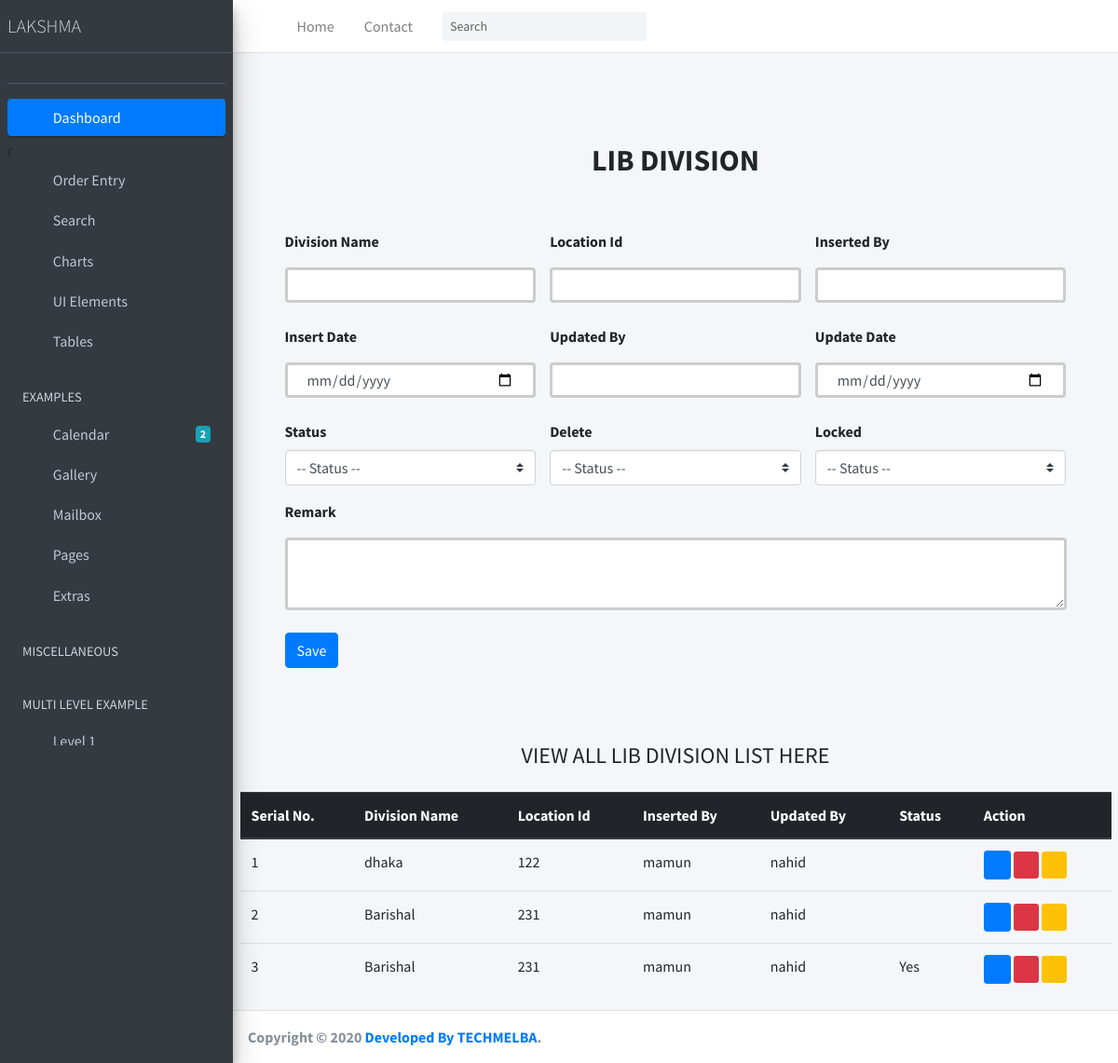
The app's page /lib_division/ with its own data.
### Lakshma_ERP_App/models.py (models this page shows, shortened)
class LibDivision(models.Model):
    STATUS = (
        ('Yes', 'Yes'),
        ('No', 'No'),
    )
    division_name = models.CharField(max_length=200, null=True)
    location_id = models.CharField(max_length=20, default=0)
    remark = models.TextField(null=True)
    inserted_by = models.CharField(max_length=120, null=True)
    insert_date = models.DateTimeField(default=now)
    updated_by = models.CharField(max_length=120, null=True)
    update_date = models.DateTimeField(default=now)
    status_active = models.CharField(max_length=20, choices=STATUS, default=0, null=True)
    is_deleted = models.CharField(max_length=20, choices=STATUS, default=0, null=True)
    is_locked = models.CharField(max_length=20, choices=STATUS, default=0, null=True)

### Lakshma_ERP_App/views.py (the view, shortened to what this page needs)
# urls.py: path('lib_division/', LibDivisionInfo.as_view(), name='LibDivisionInfo'),
class LibDivisionInfo(View):
    def get(self, request):
        division = LibDivision.objects.all()
        context = {
            'division': division
        }
        return render(request, 'Order_Entry/lib_division.html', context)

### templates/Order_Entry/lib_division.html (shortened to what this page needs)
{% extends 'index.html' %}
{% block body %}
<div class="container p-5 bg-color">
    <div class="py-5 text-center">
      <h2 class="text-uppercase font-weight-bold">LIB DIVISION</h2>
    </div>
    <div class="col-md-12 order-md-1 mb-2">
      <form class="needs-validation " method="post" action="" enctype="multipart/form-data">
        <div class="row justify-content-center">
           <div class="col-md-4 mb-3">
            <label for="division_name   ">Division Name</label>
            <input
            name="division_name   "
              type="text"
              class="form-control"
              id="division_name   "
              placeholder=""
              value=""
              required=""
            />
          </div>
           <div class="col-md-4 mb-3">
            <label for="location_id   ">Location Id</label>
            <input
            name="location_id   "
              type="text"
              class="form-control"
              id="location_id   "
              placeholder=""
              value=""
              required=""
            />
          </div>
          <div class="col-md-4 mb-3">
            <label for="inserted_by    ">Inserted By</label>
            <input
              name="inserted_by    "
              type="text"
              class="form-control"
              id="inserted_by    "
              placeholder=""
              value=""
            />
          </div>
          <div class="col-md-4 mb-3">
            <label for="insert_date    ">Insert Date</label>
            <input
              name="insert_date    "
              type="date"
              class="form-control"
              id="insert_date    "
              placeholder=""
              value=""
            />
          </div>
          <div class="col-md-4 mb-3">
            <label for="updated_by    ">Updated By</label>
            <input
              name="updated_by    "
              type="text"
              class="form-control"
              id="updated_by    "
              placeholder=""
              value=""
            />
          </div>
          <div class="col-md-4 mb-3">
            <label for="update_date    ">Update Date</label>
            <input
              name="update_date    "
              type="date"
              class="form-control"
              id="update_date    "
              placeholder=""
              value=""
            />
          </div>
          <div class="col-md-4 mb-3">
            <label for="status_active    ">Status</label>
            <select
            name="status_active "
            class="custom-select d-block w-100"
            id="status_active "
          >
          <option value="">-- Status --</option>
          </select>
          </div>
          <div class="col-md-4 mb-3">
            <label for="is_deleted     ">Delete</label>
            <select
            name="is_deleted  "
            class="custom-select d-block w-100"
            id="is_deleted  "
          >
          <option value="">-- Status --</option>
          </select>
          </div>
          <div class="col-md-4 mb-3">
            <label for="is_locked      ">Locked</label>
            <select
            name="is_locked   "
            class="custom-select d-block w-100"
            id="is_locked   "
          >
          <option value="">-- Status --</option>
          </select>
          </div>
          <div class="col-md-12 mb-3">
            <label for="remark  "> Remark </label>
            <textarea
            name="remark  "
              type="text"
              class="form-control"
              id="remark  "
              placeholder=""
              value=""
              required=""
            > </textarea>
          </div>
        </div>
        <button type="submit" class="btn btn-primary">Save</button>
      </form>
    </div>
    </div>
    <div class="container mt-4">
      <h4 class="text-center mb-4">VIEW ALL LIB DIVISION LIST HERE</h4>
      <div class="table-responsive">
      <table class="table table-hover">
        <thead class="thead-dark">
          <tr>
            <th scope="col">Serial No.</th>
            <th scope="col">Division Name</th>
            <th scope="col">Location Id</th>
            <th scope="col">Inserted By</th>
            <th scope="col">Updated By</th>
            <th scope="col">Status</th>
            <th scope="col">Action</th>
          </tr>
        </thead>
        <tbody>
          {% for i in division  %}
          <tr>
            <td>{{i.id}}</td>
            <td>{{i.division_name}}</td>
            <td>{{i.location_id}}</td>
            <td>{{i.inserted_by}}</td>
            <td>{{i.updated_by}}</td>
            <td>{{i.status_active}}</td>
            <td>
             <a href="/viewcompanyInfo/{{i.id}}"><i class="fas fa-eye btn btn-primary btn-sm" ></i></a>
             <a href="/editcompanyInfo/{{i.id}}"><i class="fas fa-pencil-alt btn-danger btn-sm"></i></a>
             <a href="/delete_company/{{i.id}}"><i class="far fa-trash-alt btn-warning btn-sm"></i></a>
            </td>
          </tr>
          {% endfor %}
        </tbody>
      </table>
      </div>
    </div>
{%endblock body%}

### templates/index.html (style rules this page uses)
input[type=text] { width: 100%; padding: 12px 20px; margin: 8px 0; box-sizing: border-box; border: 3px solid #ccc; -webkit-transition: 0.5s; transition: 0.5s; outline: none; }
input[type=date] { width: 100%; padding: 12px 20px; margin: 8px 0; box-sizing: border-box; border: 3px solid #ccc; -webkit-transition: 0.5s; transition: 0.5s; outline: none; }
textarea[type=text] { width: 100%; padding: 12px 20px; margin: 8px 0; box-sizing: border-box; border: 3px solid #ccc; -webkit-transition: 0.5s; transition: 0.5s; outline: none; }

### records on screen
LibDivision: id "1", division_name "dhaka", location_id "122", inserted_by "mamun", updated_by "nahid"
LibDivision: id "2", division_name "Barishal", location_id "231", inserted_by "mamun", updated_by "nahid"
LibDivision: id "3", division_name "Barishal", location_id "231", inserted_by "mamun", updated_by "nahid", status_active "Yes"
